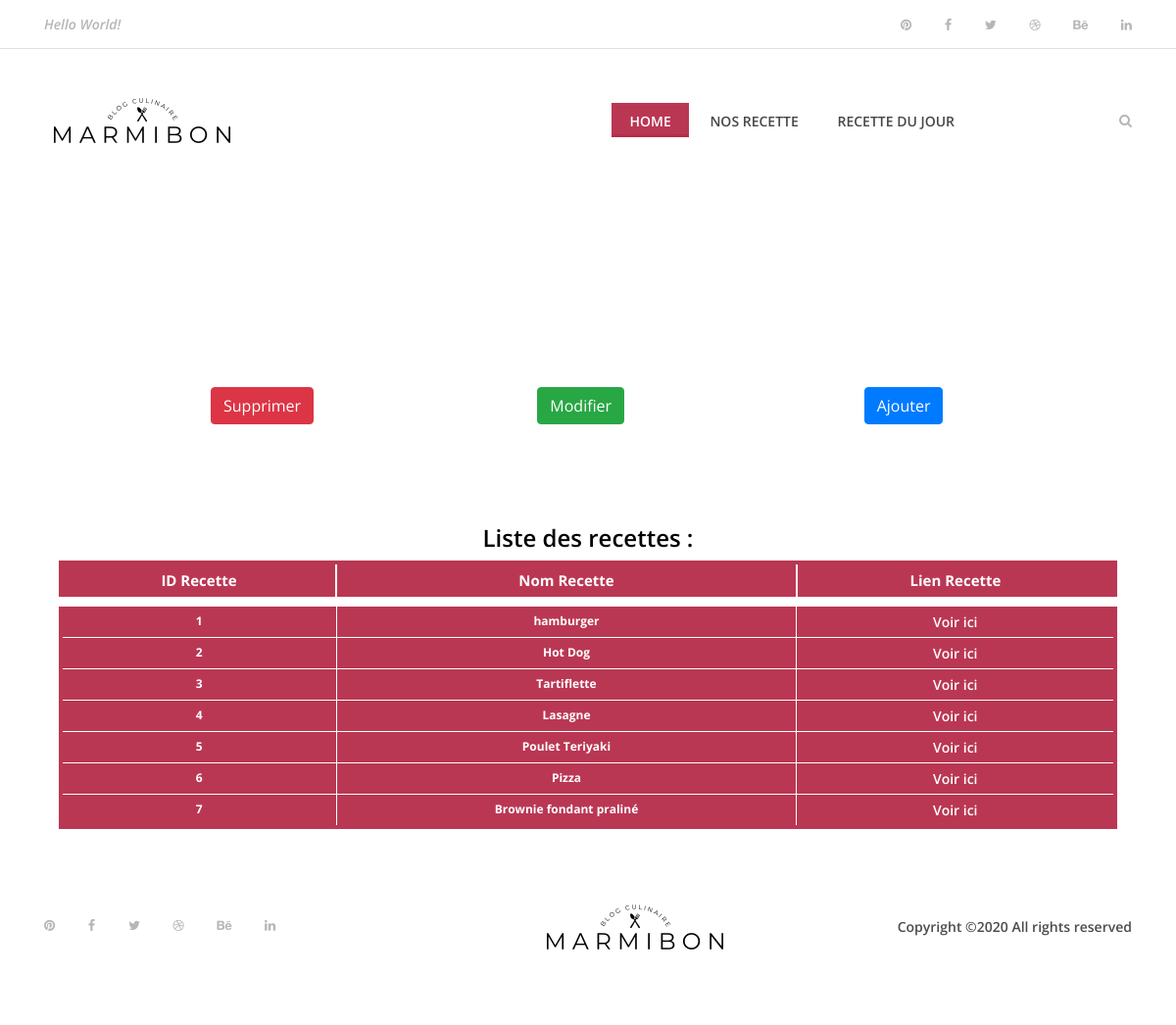
The page /?admin on the database as committed earlier.
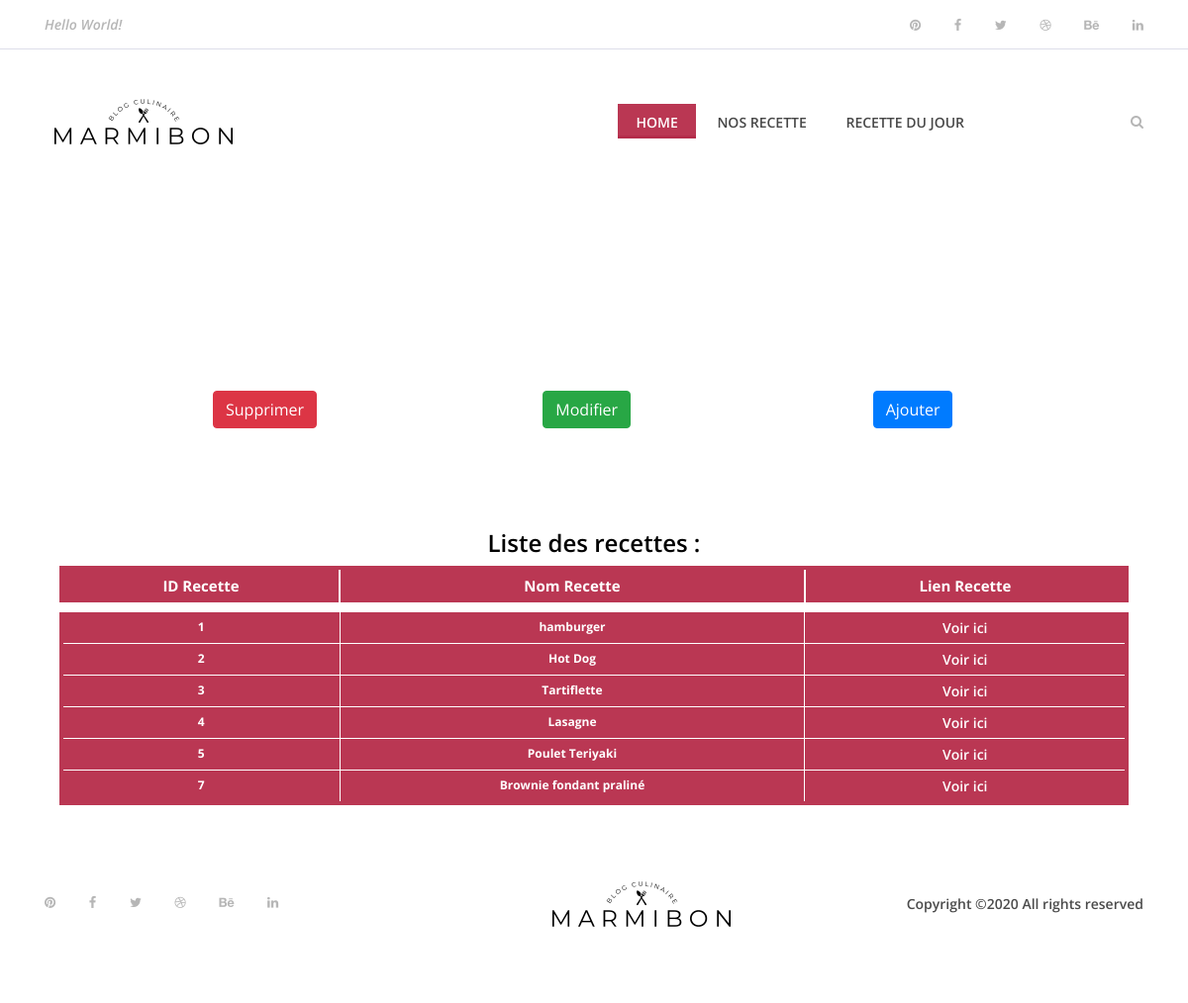
The same page on the database as committed later.
### tables this page shows
CREATE TABLE IF NOT EXISTS `recette` (
  `Id_recette` bigint(255) NOT NULL AUTO_INCREMENT,
  `Name_recette` varchar(255) DEFAULT NULL,
  `img_recette` varchar(255) DEFAULT NULL,
  `time_recette` varchar(255) DEFAULT NULL,
  `number_recette` bigint(255) DEFAULT NULL,
  `level_recette` varchar(255) DEFAULT NULL,
  `cost_recette` varchar(255) DEFAULT NULL,
  `description_recette` text DEFAULT NULL,
  `Id_Ingredient` bigint(255) DEFAULT NULL,
  `likes` int(255) NOT NULL,
  `dislikes` int(255) NOT NULL,
  PRIMARY KEY (`Id_recette`)
);

### controllers/controller.php (called while the page is built, shortened)
<?php
require('models/model.php');
function admin(){
    $ajouterI=new Recette();
    $ajouterR=new Recette();
    $modifierI=new Recette();
    $ajouterD=new Recette();
    $modifierD=new Recette();
    $modifierR=new Recette();
    $allRecipe = new Recette();
    $allRecipe = $allRecipe->recettes();
    $supprimerI = new Recette();
    $supprimerR = new Recette();
    $supprimerD = new Recette();
    require ('views/admin.php');
}

### public/connect.php (called while the page is built)
<?php
class Databases
{
    public function connect()
    {
        try
        {
            $db = new PDO('mysql:host=localhost;dbname=marmibon;port=3306;charset=utf8', 'root', '');
            return $db;
        }
        catch(Exception $e)
        {
            die('Erreur : '.$e->getMessage());
        }
    }
}

### models/model.php (called while the page is built, shortened)
<?php
require_once('public/connect.php');
class Recette extends Databases{
    public function recettes(){
        $recette = $this->connect()->prepare('SELECT * FROM recette');
        $recette->execute();
        $result = $recette->fetchALL(PDO::FETCH_ASSOC);
        return $result;
     }
}

### views/admin.php (the view, shortened to what this page needs)
<section style=" margin-left:200px; margin-top:200px; opacity:0px; cursor:default;">
    <div class="container">
        <div id="buttonAdmin" class="row">
            <div class="col-xs-4 col-4">
                <button id="Supprimer" type="button" class="btn btn-danger" data-toggle="modal"
                    data-target="#myyyyModal">
                    Supprimer
                </button>
            </div>
            <div class="col-xs-4 col-4">
                <button id="Modifier" type="button" class="btn btn-success" data-toggle="modal" data-target="#myyModal">
                    Modifier
                </button>
            </div>
            <div class="col-xs-4 col-4">
                <button id="Modifier" type="button" class="btn btn-primary" data-toggle="modal" data-target="#mModal">
                    Ajouter
                </button>
            </div>
</section>
<section id="tableauR">
    <h4>
        Liste des recettes :
    </h4>
    <table class="steelBlueCols">
        <thead>
            <tr>
                <th>ID Recette</th>
                <th>Nom Recette</th>
                <th>Lien Recette</th>
            </tr>
        </thead>
        <tbody>
            <tr>
                <?php foreach($allRecipe as $result){ ?>
                <td><?=$result['Id_recette'] ?></td>
                <td><?=$result['Name_recette'] ?></td>
                <td><a target="_blank" style="color:white" href=<?='?recipeID='.$result['Id_recette'] ?>> Voir ici</a></td>
            </tr>
            <?php } ?>
        </tbody>
    </table>
</section>
<?php $content = ob_get_clean(); ?>
<?php require('templates/template.php'); ?>

### index.php
<?php
require('controllers/controller.php');
if (isset($_GET['recipeID'])) {
    echo singleRecipe();
            }else if(isset($_GET['recipes'])) {
                echo recipes();
                    }else if(isset($_GET['dayRecipes'])) {
                        echo randRecipe();
                            }else if(isset($_GET['home'])){
                                echo homeView();
                                    } else if (isset($_POST['selectrecipe'])) {
                                        echo search();
                                            }else if (isset($_POST['selectrecipes'])){
                                                echo searchRR();
                                                }else if (isset($_GET['admin'])){
                                                    echo admin();
                                                    }else{
                                                        echo homeView();
                                                        }
require_once ('templates/template.php');

### templates/template.php (shortened to what this page needs)
<!DOCTYPE html>
<html lang="fr">
<head>
    <link rel="stylesheet" href="public/css/style.css">
</head>
<body>
    <header class="header-area">
        <div class="top-header-area">
            <div class="container h-100">
                <div class="row h-100 align-items-center justify-content-between">
                    <div class="col-12 col-sm-6">
                        <div class="breaking-news">
                            <div id="breakingNewsTicker" class="ticker">
                                <ul>
                                    <li><a href="#">Hello World!</a></li>
                                </ul>
                            </div>
                        </div>
                    </div>
                    <div class="col-12 col-sm-6">
                        <div class="top-social-info text-right">
                            <a href="#"><i class="fa fa-pinterest" aria-hidden="true"></i></a>
                            <a href="#"><i class="fa fa-facebook" aria-hidden="true"></i></a>
                            <a href="#"><i class="fa fa-twitter" aria-hidden="true"></i></a>
                            <a href="#"><i class="fa fa-dribbble" aria-hidden="true"></i></a>
                            <a href="#"><i class="fa fa-behance" aria-hidden="true"></i></a>
                            <a href="#"><i class="fa fa-linkedin" aria-hidden="true"></i></a>
                        </div>
                    </div>
                </div>
            </div>
        </div>
        <div class="delicious-main-menu">
            <div class="classy-nav-container breakpoint-off">
                <div class="container">
                    <nav class="classy-navbar justify-content-between" id="deliciousNav">
                        <a class="nav-brand" href="index.html"><img src="public/img/core-img/logo.png" alt=""></a>
                        <div class="classy-menu">
                            <div class="classynav">
                                <ul>
                                    <li class="active"><a href="<?='?home'?>">Home</a></li>
                                    <li><a href="<?='?recipes'?>">Nos recette</a></li>
                                    <li><a href="<?='?dayRecipes'?>">Recette du jour</a></li>
                                </ul>
                                <div class="search-btn">
                                    <i class="fa fa-search" aria-hidden="true"></i>
                                </div>
                            </div>
                        </div>
                    </nav>
                </div>
            </div>
        </div>
    </header>
        <?= $content ?>
    <footer class="footer-area">
        <div class="container h-100">
            <div class="row h-100">
                <div class="col-12 h-100 d-flex flex-wrap align-items-center justify-content-between">
                    <div class="footer-social-info text-right">
                        <a href="#"><i class="fa fa-pinterest" aria-hidden="true"></i></a>
                        <a href="#"><i class="fa fa-facebook" aria-hidden="true"></i></a>
                        <a href="#"><i class="fa fa-twitter" aria-hidden="true"></i></a>
                        <a href="#"><i class="fa fa-dribbble" aria-hidden="true"></i></a>
                        <a href="#"><i class="fa fa-behance" aria-hidden="true"></i></a>
                        <a href="#"><i class="fa fa-linkedin" aria-hidden="true"></i></a>
                    </div>
                    <div class="footer-logo">
                        <a href="index.html"><img src="public/img/core-img/logo.png" alt=""></a>
                    </div>
                    <p>Copyright &copy;<script>document.write(new Date().getFullYear());</script> All rights reserved </p>
                </div>
            </div>
        </div>
    </footer>
</body>
</html>

### public/css/style.css (style rules this page uses)
* { margin: 0; padding: 0; }
body { font-family: "Open Sans", sans-serif; font-size: 14px; }
h1, h2, h3, h4, h5, h6 { color: #000000; line-height: 1.3; font-weight: 600; }
p { color: #9b9b9b; font-size: 14px; line-height: 2; font-weight: 400; }
a, a:hover, a:focus { -webkit-transition-duration: 500ms; transition-duration: 500ms; text-decoration: none; outline: 0 solid transparent; color: #000000; font-weight: 600; font-size: 14px; color: #474747; }
ul, ol { margin: 0; }
ul li, ol li { list-style: none; }
img { height: auto; max-width: 100%; }
.header-area { position: relative; z-index: 100; width: 100%; }
.header-area .top-header-area { width: 100%; height: 50px; background-color: #ffffff; border-bottom: 1px solid #dddee9; }
.header-area .top-header-area .breaking-news { position: relative; z-index: 1; }
.header-area .top-header-area .breaking-news .ticker { width: 100%; text-align: left; position: relative; overflow: hidden; }
.header-area .top-header-area .breaking-news .ticker ul { width: 100%; position: relative; z-index: 1; }
.header-area .top-header-area .breaking-news .ticker ul li { display: none; width: 100%; }
.header-area .top-header-area .breaking-news .ticker ul li a { font-size: 14px; color: #b6b6b6; font-style: italic; }
.header-area .top-header-area .top-social-info a { display: inline-block; color: #b6b6b6; font-size: 13px; margin-right: 30px; }
.header-area .top-header-area .top-social-info a:last-child { margin-right: 0; }
.header-area .delicious-main-menu { position: relative; width: 100%; z-index: 100; height: 145px; }
.header-area .delicious-main-menu .classy-nav-container { background-color: transparent; }
.header-area .delicious-main-menu .classy-navbar { height: 145px; padding: 0; }
.header-area .delicious-main-menu .classy-navbar .classynav ul li a { font-weight: 600; }
.header-area .delicious-main-menu .classy-navbar .classynav > ul > li > a { text-transform: uppercase; padding: 12px 18px 11px; background-color: transparent; border-bottom: 3px solid transparent; line-height: 1; color: #474747; font-weight: 600; }
.header-area .delicious-main-menu .classy-navbar .classynav > ul > li.active > a { color: #ffffff; background-color: #ba3753; border-bottom: 3px solid #b42c4a; }
.header-area .delicious-main-menu .classy-navbar .classynav > ul > li.active > a::after { color: #ffffff; }
.header-area .delicious-main-menu .classynav .search-btn { color: #b6b6b6; margin-left: 150px; cursor: pointer; -webkit-transition-duration: 500ms; transition-duration: 500ms; }
.header-area .delicious-main-menu .classynav .search-btn i { -webkit-transition-duration: 500ms; transition-duration: 500ms; }
.footer-area { position: relative; z-index: 1; width: 100%; height: 140px; background-color: #ffffff; }
.footer-area .footer-social-info { padding-right: 15px; }
.footer-area .footer-social-info a { display: inline-block; color: #b6b6b6; font-size: 13px; margin-right: 30px; }
.footer-area p { color: #4b4b4b; font-weight: 600; margin-bottom: 0; padding-left: 15px; }
table.steelBlueCols { border: 4px solid #BA3753; background-color: #BA3753; width: 90%; text-align: center; border-collapse: collapse; }
table.steelBlueCols td, table.steelBlueCols th { border: 1px solid #FFFFFF; padding: 5px 10px; }
table.steelBlueCols tbody td { font-size: 12px; font-weight: bold; color: #FFFFFF; }
table.steelBlueCols td:nth-child(even) { background: #BA3753; }
table.steelBlueCols thead { background: #BA3753; border-bottom: 10px solid #FFFFFF; }
table.steelBlueCols thead th { font-size: 15px; font-weight: bold; color: #FFFFFF; text-align: center; border-left: 2px solid #FFFFFF; }
table.steelBlueCols thead th:first-child { border-left: none; }
#tableauR { width: 100%; display: flex; justify-content: center; align-items: center; margin-top: 100px; flex-direction: column; }
#tableauR h4 { color:black; }

Rows that differ between the two databases and show on the page:
removed recette: Id_recette "6", Name_recette "Pizza"
